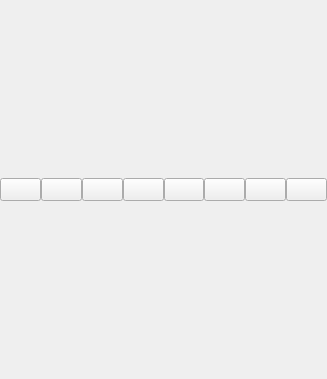
<?xml version="1.0" encoding="UTF-8"?>
<ui version="4.0">
 <class>BlockListWidget</class>
 <widget class="QWidget" name="BlockListWidget">
  <property name="geometry">
   <rect>
    <x>0</x>
    <y>0</y>
    <width>327</width>
    <height>379</height>
   </rect>
  </property>
  <layout class="QVBoxLayout" name="verticalLayout_2">
   <property name="spacing">
    <number>0</number>
   </property>
   <property name="margin">
    <number>0</number>
   </property>
   <item>
    <layout class="QVBoxLayout" name="verticalLayout">
     <item>
      <layout class="QHBoxLayout" name="horizontalLayout">
       <item>
        <widget class="QToolButton" name="ShowAllBlocks">
         <property name="sizePolicy">
          <sizepolicy hsizetype="MinimumExpanding" vsizetype="Fixed">
           <horstretch>0</horstretch>
           <verstretch>0</verstretch>
          </sizepolicy>
         </property>
        </widget>
       </item>
       <item>
        <widget class="QToolButton" name="HideAllBlocks">
         <property name="sizePolicy">
          <sizepolicy hsizetype="MinimumExpanding" vsizetype="Fixed">
           <horstretch>0</horstretch>
           <verstretch>0</verstretch>
          </sizepolicy>
         </property>
        </widget>
       </item>
       <item>
        <widget class="QToolButton" name="AddBlock">
         <property name="sizePolicy">
          <sizepolicy hsizetype="MinimumExpanding" vsizetype="Fixed">
           <horstretch>0</horstretch>
           <verstretch>0</verstretch>
          </sizepolicy>
         </property>
        </widget>
       </item>
       <item>
        <widget class="QToolButton" name="RemoveBlock">
         <property name="sizePolicy">
          <sizepolicy hsizetype="MinimumExpanding" vsizetype="Fixed">
           <horstretch>0</horstretch>
           <verstretch>0</verstretch>
          </sizepolicy>
         </property>
        </widget>
       </item>
       <item>
        <widget class="QToolButton" name="RenameBlock">
         <property name="sizePolicy">
          <sizepolicy hsizetype="MinimumExpanding" vsizetype="Fixed">
           <horstretch>0</horstretch>
           <verstretch>0</verstretch>
          </sizepolicy>
         </property>
        </widget>
       </item>
       <item>
        <widget class="QToolButton" name="EditBlock">
         <property name="sizePolicy">
          <sizepolicy hsizetype="MinimumExpanding" vsizetype="Fixed">
           <horstretch>0</horstretch>
           <verstretch>0</verstretch>
          </sizepolicy>
         </property>
        </widget>
       </item>
       <item>
        <widget class="QToolButton" name="InsertBlockItem">
         <property name="sizePolicy">
          <sizepolicy hsizetype="MinimumExpanding" vsizetype="Fixed">
           <horstretch>0</horstretch>
           <verstretch>0</verstretch>
          </sizepolicy>
         </property>
        </widget>
       </item>
       <item>
        <widget class="QToolButton" name="CloseBlock">
         <property name="sizePolicy">
          <sizepolicy hsizetype="MinimumExpanding" vsizetype="Fixed">
           <horstretch>0</horstretch>
           <verstretch>0</verstretch>
          </sizepolicy>
         </property>
        </widget>
       </item>
      </layout>
     </item>
    </layout>
   </item>
  </layout>
 </widget>
 <resources/>
 <connections/>
</ui>
